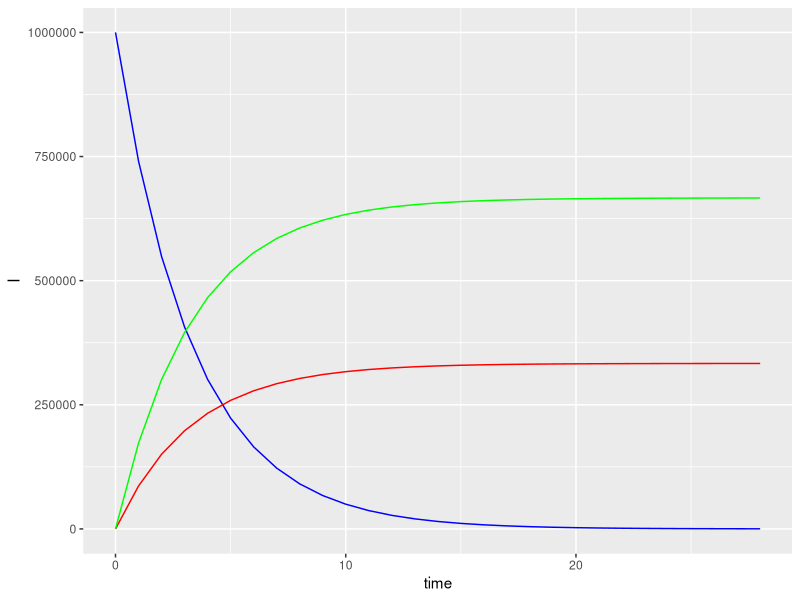

Write R code to recreate this figure.
'Previously, we modelled an infected cohort in R. In this exercise, 
the focus is on adding disease-induced mortality to this model in order 
to explore the concept of competing hazards as introduced in the video. 
Using this model, we will also calculate the case fatality ratio'

library(deSolve)
library(reshape2)
library(ggplot2)

hazards <- function(time,state,parameters){
  with(as.list(c(state, parameters)), {
    dI = (-y * I) - (u * I)
    
    dR = y * I
    
    dM = u * I
    
    return(list(c(dI,dR,dM)))
    
  })
}

times <- seq(0, 28, by = 1 )
paras <- c(y = 0.1,
           
           u = 0.2)
y <- c(I = 1000000,
       R = 0,
       M = 0)

result <- ode(y, times,hazards, paras)
result1 <- as.data.frame(result)
print(result1)

# plot for the model

result2 <- ggplot(data = result)
result2 <- result2 + geom_line(aes(x = time, y = I), col = "blue")
result2 <- result2 + geom_line(aes(x = time, y = R), col = "red")
result2 <- result2 + geom_line(aes(x = time, y = M), col = "green")
result2

#proportion of initially infected that died before recovering

(result1$M[result1$time == 28]/((result1$M[result1$time == 28]) +(result1$I[result1$time == 28]) + (result1$R[result1$time == 28]))) * 100

#now use the competing hazards formula given in the video lecture to calculate the case fatality rate

case_fatality_rate <- (0.2/(0.2 + 0.1)) * 100
case_fatality_rate
